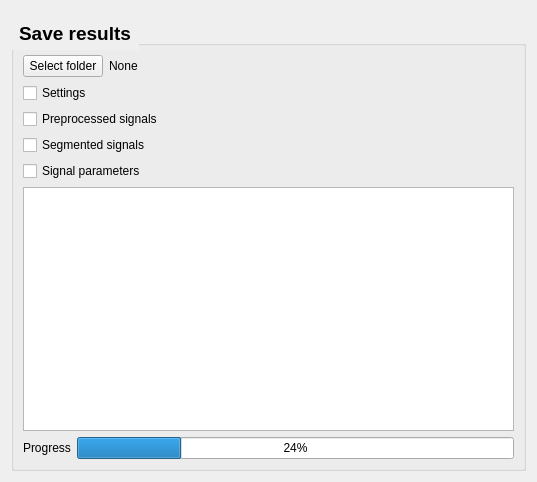
<?xml version="1.0" encoding="UTF-8"?>
<ui version="4.0">
 <class>Form</class>
 <widget class="QWidget" name="Form">
  <property name="geometry">
   <rect>
    <x>0</x>
    <y>0</y>
    <width>537</width>
    <height>482</height>
   </rect>
  </property>
  <property name="windowTitle">
   <string>Form</string>
  </property>
  <layout class="QVBoxLayout" name="verticalLayout">
   <item>
    <widget class="QFrame" name="topContentWidget">
     <property name="styleSheet">
      <string notr="true">QFrame {
	border: none;
}</string>
     </property>
     <property name="frameShape">
      <enum>QFrame::StyledPanel</enum>
     </property>
     <property name="frameShadow">
      <enum>QFrame::Raised</enum>
     </property>
    </widget>
   </item>
   <item>
    <widget class="QGroupBox" name="groupBox">
     <property name="font">
      <font>
       <pointsize>14</pointsize>
       <weight>75</weight>
       <bold>true</bold>
      </font>
     </property>
     <property name="styleSheet">
      <string notr="true">QGroupBox::title {
    subcontrol-origin: margin;
    subcontrol-position: top left; 
    padding: 5px;                 
    letter-spacing: 1px;
    
    color: qlineargradient(
        spread:pad, x1:0, y1:0, x2:1, y2:0,
        stop:0 #6a0dad, stop:1 #ec407a
    );
}</string>
     </property>
     <property name="title">
      <string>Save results</string>
     </property>
     <layout class="QVBoxLayout" name="verticalLayout_2">
      <item>
       <layout class="QHBoxLayout" name="horizontalLayout_4">
        <item>
         <widget class="QPushButton" name="selectfolderButton">
          <property name="text">
           <string>Select folder</string>
          </property>
         </widget>
        </item>
        <item>
         <widget class="QLabel" name="selectfolderLabel">
          <property name="text">
           <string>None</string>
          </property>
         </widget>
        </item>
        <item>
         <spacer name="horizontalSpacer_3">
          <property name="orientation">
           <enum>Qt::Horizontal</enum>
          </property>
          <property name="sizeHint" stdset="0">
           <size>
            <width>40</width>
            <height>20</height>
           </size>
          </property>
         </spacer>
        </item>
       </layout>
      </item>
      <item>
       <widget class="QCheckBox" name="settingsCBox">
        <property name="toolTip">
         <string>JSON file with the full configuration in the analyzer.</string>
        </property>
        <property name="text">
         <string>Settings</string>
        </property>
       </widget>
      </item>
      <item>
       <widget class="QCheckBox" name="prepsignalsCBox">
        <property name="toolTip">
         <string>.mat files with the preprocessed signals</string>
        </property>
        <property name="text">
         <string>Preprocessed signals</string>
        </property>
       </widget>
      </item>
      <item>
       <widget class="QCheckBox" name="segsignalsCBox">
        <property name="toolTip">
         <string>.mat files with the segmented signals</string>
        </property>
        <property name="text">
         <string>Segmented signals</string>
        </property>
       </widget>
      </item>
      <item>
       <widget class="QCheckBox" name="paramsignalsCBox">
        <property name="toolTip">
         <string>.mat files with the extracted parameters.</string>
        </property>
        <property name="text">
         <string>Signal parameters</string>
        </property>
       </widget>
      </item>
      <item>
       <widget class="QTextBrowser" name="logtextBrowser"/>
      </item>
      <item>
       <layout class="QHBoxLayout" name="horizontalLayout_3">
        <item>
         <widget class="QLabel" name="progressLabel">
          <property name="text">
           <string>Progress</string>
          </property>
         </widget>
        </item>
        <item>
         <widget class="QProgressBar" name="progressBar">
          <property name="value">
           <number>24</number>
          </property>
         </widget>
        </item>
       </layout>
      </item>
     </layout>
    </widget>
   </item>
  </layout>
 </widget>
 <resources/>
 <connections/>
</ui>
